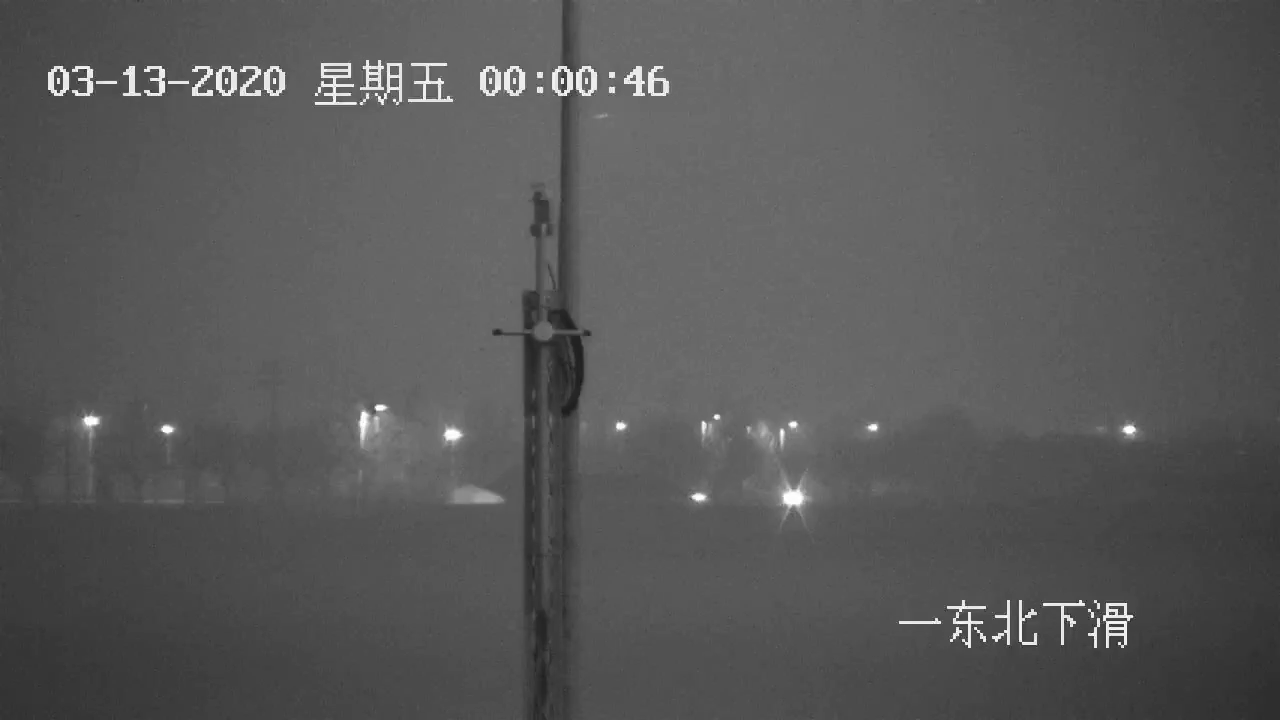
#> input picture data/vedio/vedio1.png, 1280 x 720 px
$ jupyter execute fft.ipynb
#> lines starting #> are read from the running program, lines starting #| are printed output that depends on the picture
[cell 1]
import cv2
import numpy as np
import matplotlib.pyplot as plt

[cell 2]
img = cv2.imread('./data/vedio/vedio1.png', cv2.IMREAD_GRAYSCALE)
#> img is the input picture: shape (720, 1280); min 24, max 255, mean 88.2

[cell 3]
plt.figure()
plt.imshow(img,'gray')
plt.title('original')

[cell 4]
#光谱滤波
colormap = cv2.applyColorMap(img, cv2.COLORMAP_JET)
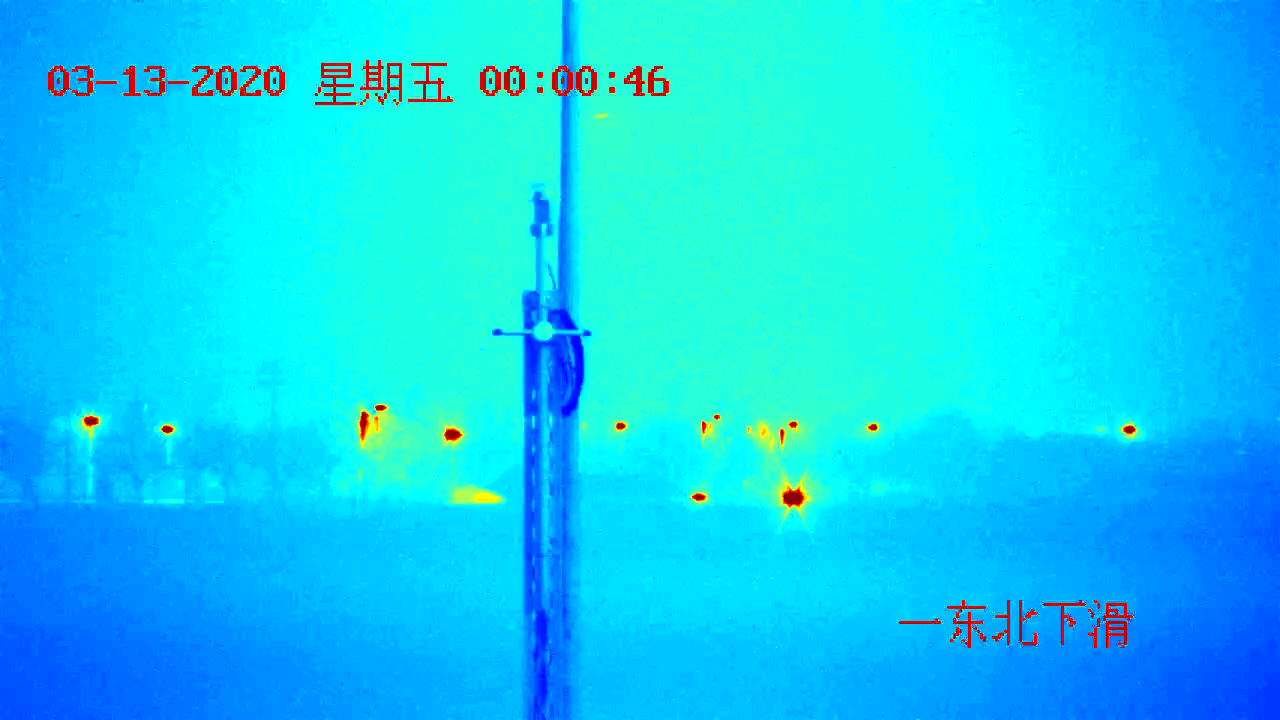
#> colormap: shape (720, 1280, 3); mean B, G, R 242.4, 206.1, 12.5
plt.imshow(colormap)

[cell 5]
#傅立叶变换对数变换
dft = cv2.dft(np.float32(img), flags = cv2.DFT_COMPLEX_OUTPUT)
fshift = np.fft.fftshift(dft)
log_fft2 = np.log(cv2.magnitude(dft[:,:,0], dft[:,:,1]))
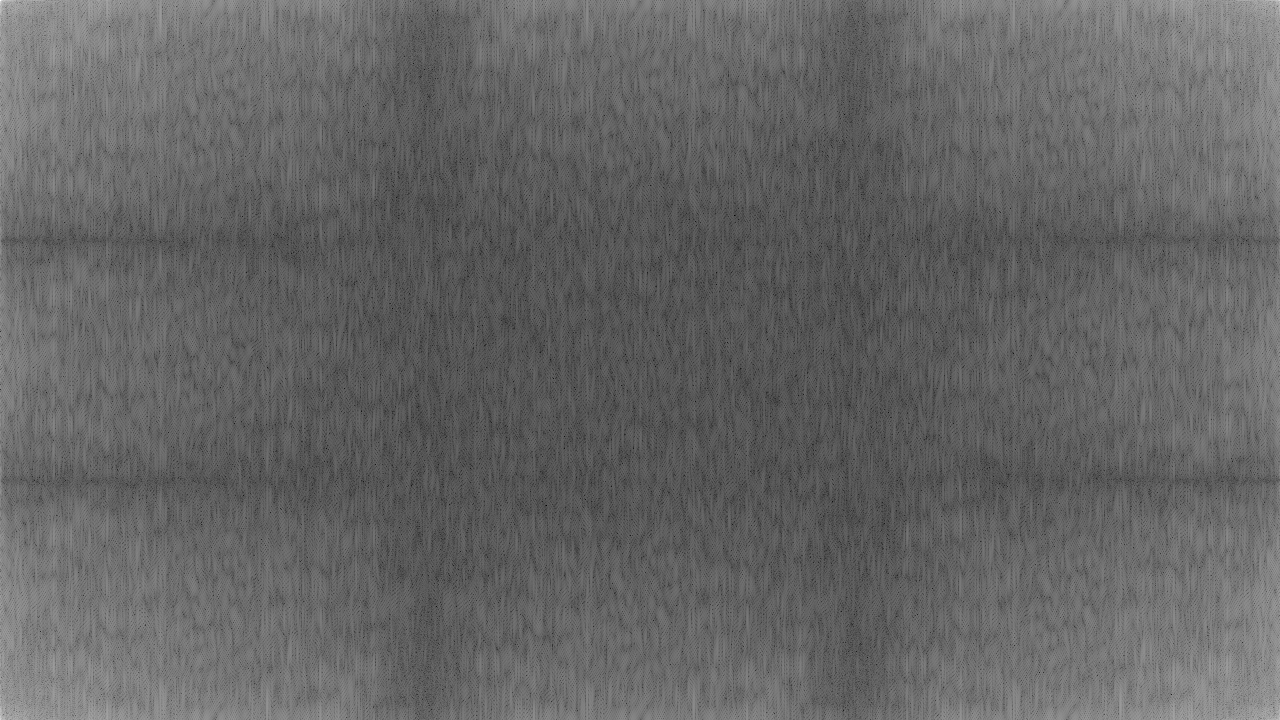
#> log_fft2: shape (720, 1280) float32; min 1.12, max 18.21, mean 7.93; drawn with min black and max white
plt.figure()
plt.imshow(log_fft2, 'Blues')
plt.title('log_fft2')

[cell 6]
#对中心化后的结果进行对数变换
shift2center = np.fft.fftshift(dft)
log_shift2center = np.log(cv2.magnitude(shift2center[:,:,0], shift2center[:,:,1]))
plt.figure()
plt.imshow(log_shift2center, 'Blues')
plt.title('log shift spectrum')

[cell 7]
#设置高通滤波器
width = 30
rows, cols = img.shape
#> rows = 720; cols = 1280
crow,ccol = int(rows/2), int(cols/2) #中心位置
#> crow = 360; ccol = 640
mask = np.ones((rows, cols, 2), np.uint8)
mask[crow-width:crow+width, ccol-width:ccol+width] = 0

[cell 8]
#在频域上显示滤波器位置
mask_img = log_shift2center.copy()
mask_img[crow-width:crow+width, ccol-width:ccol+width] = 0
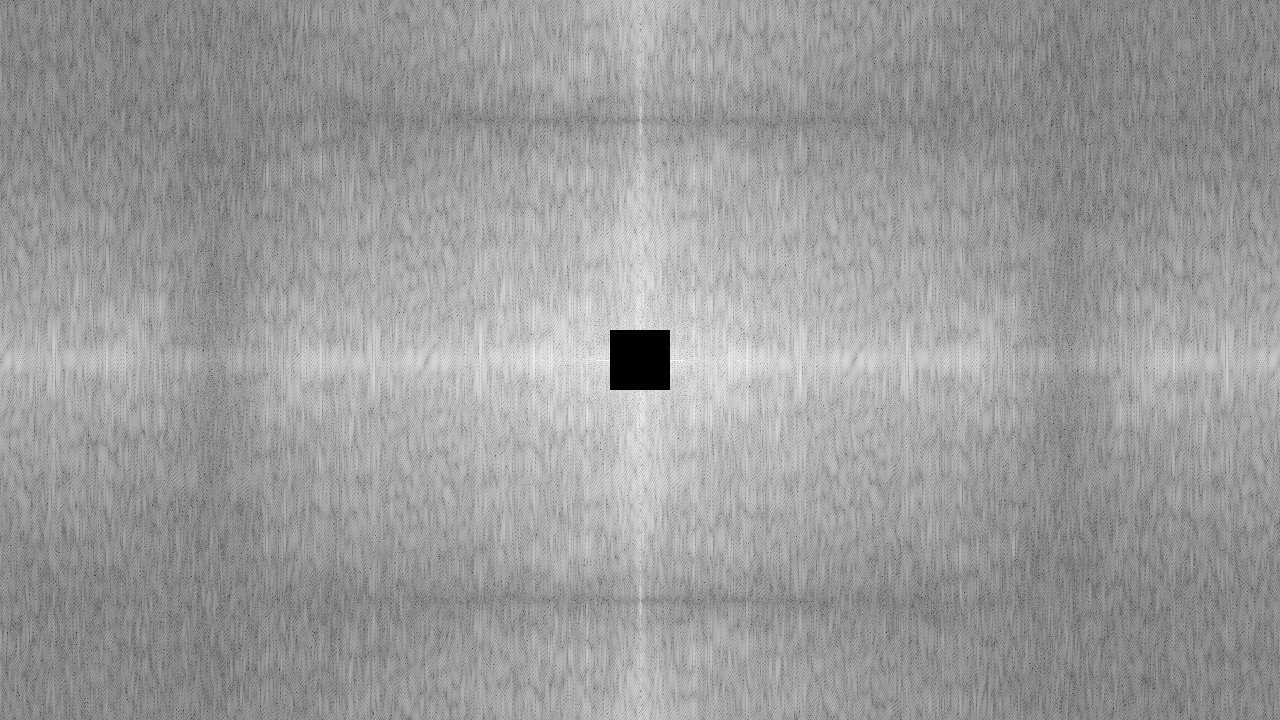
#> mask_img: shape (720, 1280) float32; min 0, max 12.91, mean 7.89; drawn with min black and max white
plt.imshow(mask_img, 'Blues')
plt.title('filter shifted spectrum')

[cell 9]
#掩膜图像和频谱图像乘积
f = fshift * mask
#傅里叶逆变换
ishift = np.fft.ifftshift(f)
iimg = cv2.idft(ishift)
res = cv2.magnitude(iimg[:,:,0], iimg[:,:,1])
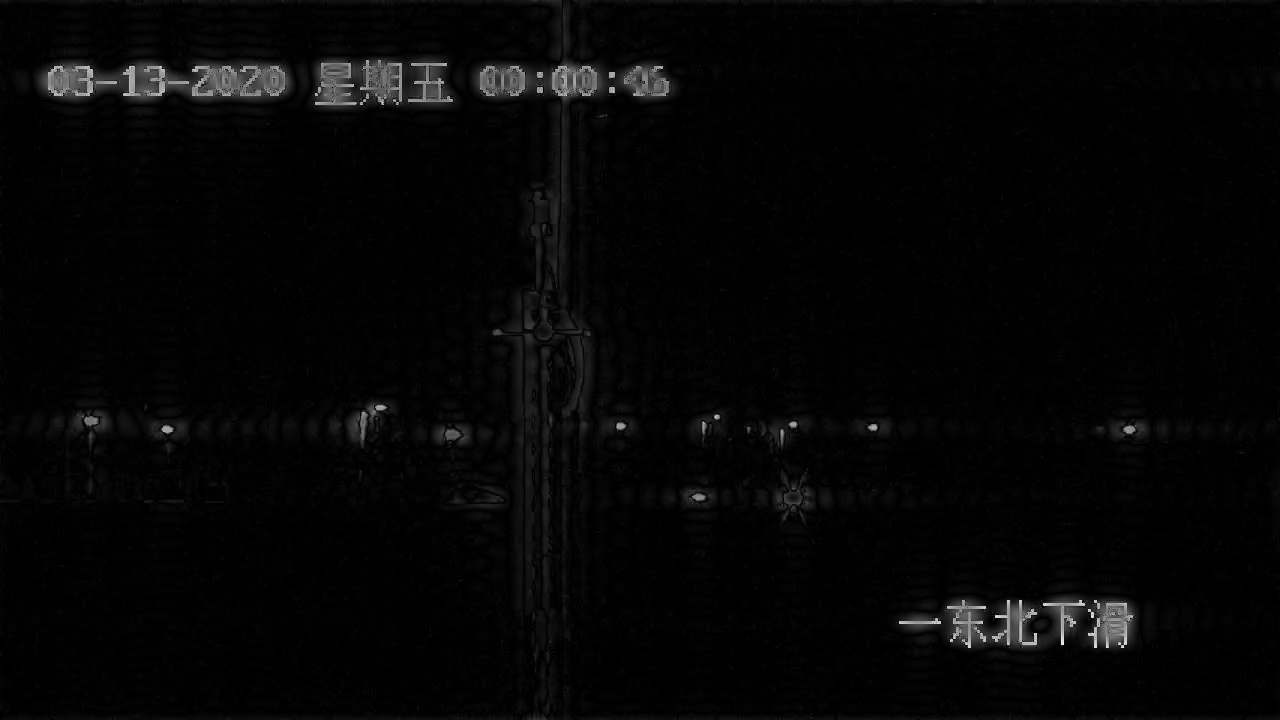
#> res: shape (720, 1280) float32; min 820.6, max 160277632, mean 3661877.2; drawn with min black and max white

$ run again, with data/vedio/vedio3.png copied over data/vedio/vedio1.png
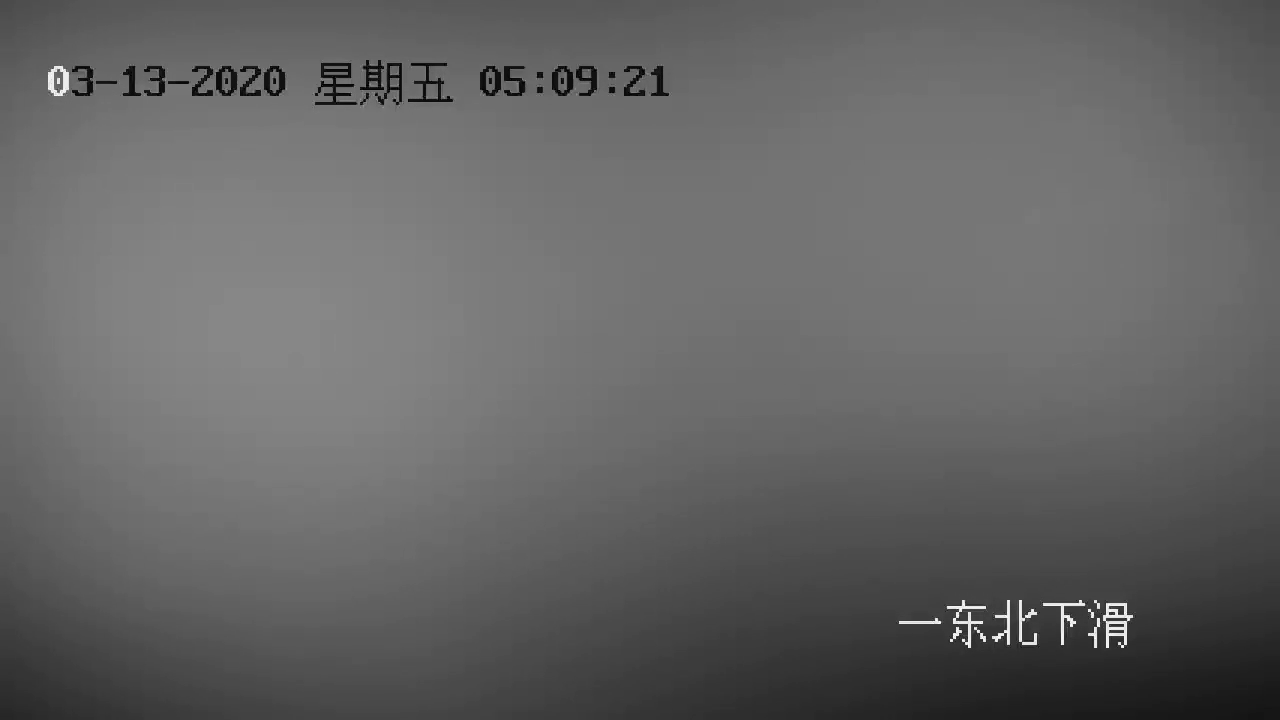
#> input picture data/vedio/vedio3.png, 1280 x 720 px
#> img is the input picture: shape (720, 1280); min 0, max 255, mean 100.4
#> `colormap = cv2.applyColorMap(img, cv2.COLORMAP_JET)`:
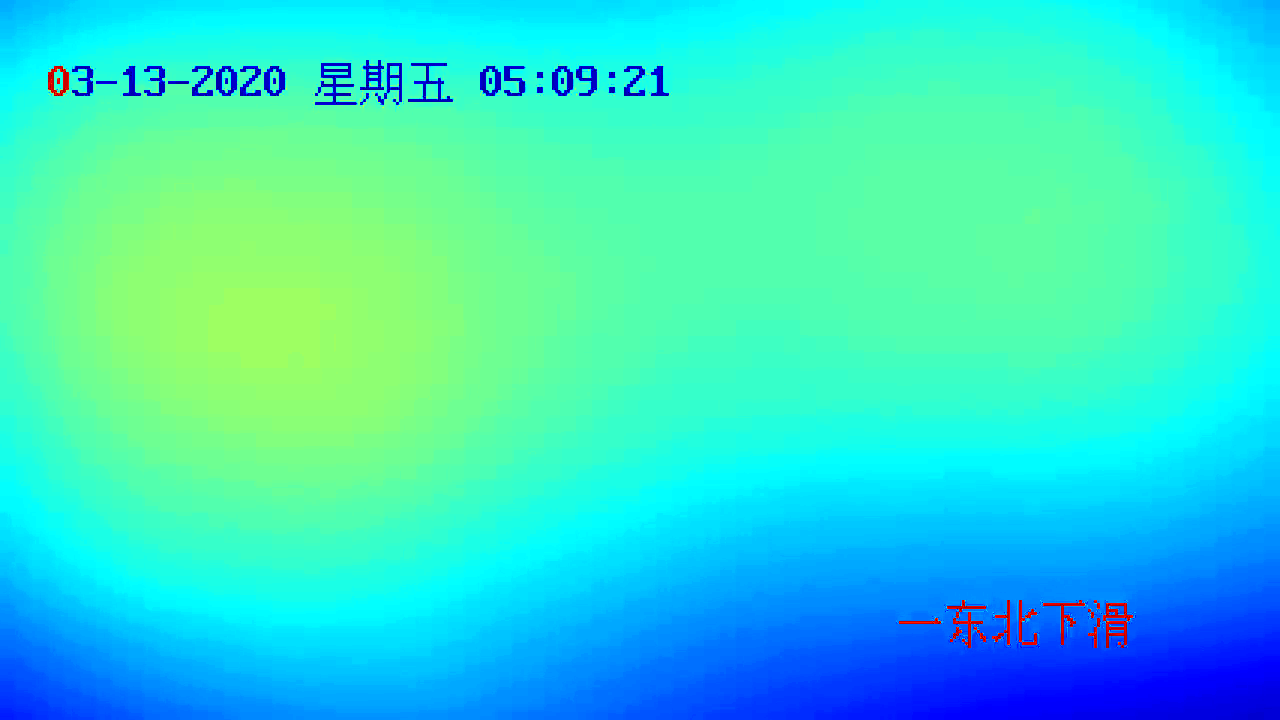
#> colormap: shape (720, 1280, 3); mean B, G, R 204.6, 222.7, 50.5
#> mask_img: shape (720, 1280) float32; min 0, max 12.52, mean 7.69
#> `res = cv2.magnitude(iimg[:,:,0], iimg[:,:,1])`:
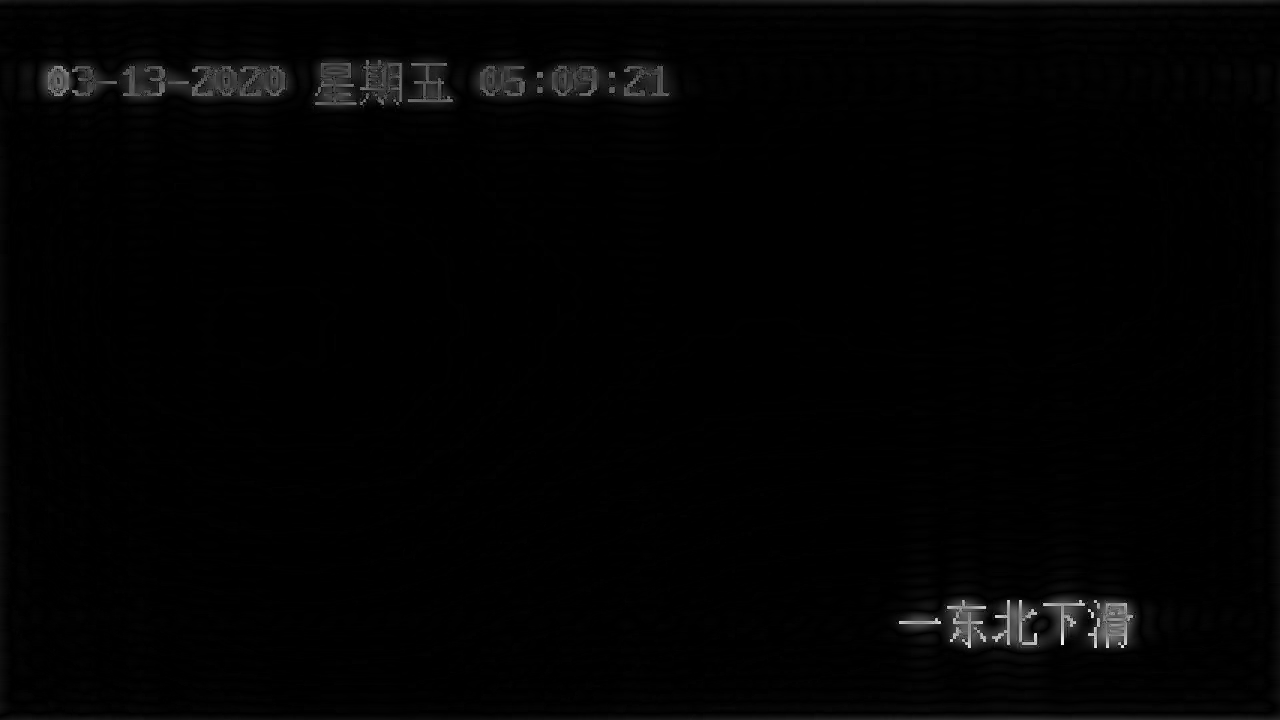
#> res: shape (720, 1280) float32; min 367.6, max 177826720, mean 2321099; drawn with min black and max white
